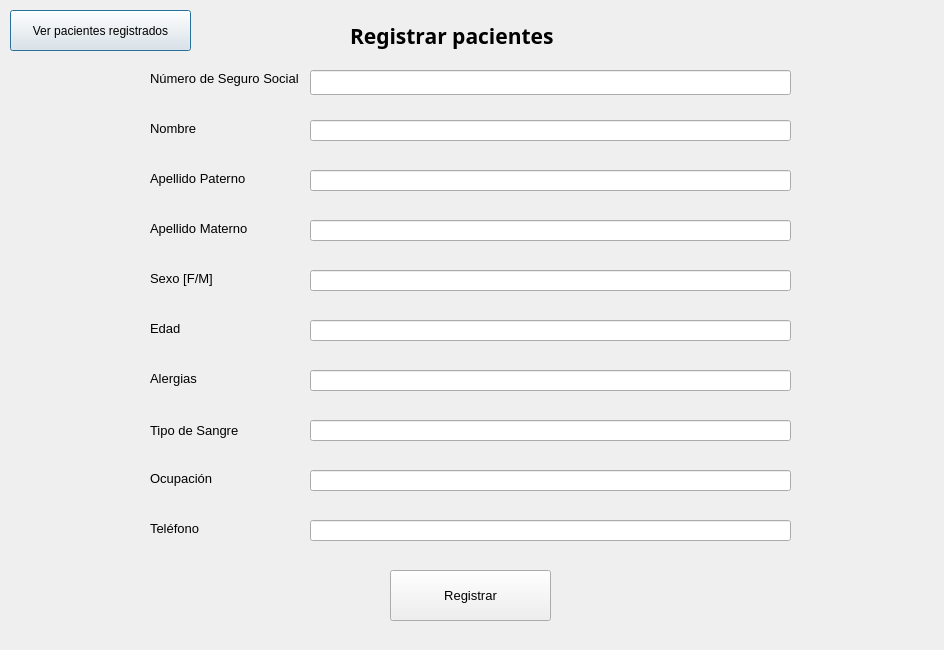
<?xml version="1.0" encoding="UTF-8"?>
<ui version="4.0">
 <class>offregistro</class>
 <widget class="QDialog" name="offregistro">
  <property name="geometry">
   <rect>
    <x>0</x>
    <y>0</y>
    <width>944</width>
    <height>650</height>
   </rect>
  </property>
  <property name="windowTitle">
   <string>Registrar pacientes</string>
  </property>
  <widget class="QLabel" name="label_2">
   <property name="geometry">
    <rect>
     <x>150</x>
     <y>120</y>
     <width>54</width>
     <height>17</height>
    </rect>
   </property>
   <property name="font">
    <font>
     <pointsize>10</pointsize>
    </font>
   </property>
   <property name="text">
    <string>Nombre</string>
   </property>
  </widget>
  <widget class="QLineEdit" name="telefono">
   <property name="geometry">
    <rect>
     <x>310</x>
     <y>370</y>
     <width>481</width>
     <height>21</height>
    </rect>
   </property>
  </widget>
  <widget class="QLabel" name="label_7">
   <property name="geometry">
    <rect>
     <x>150</x>
     <y>370</y>
     <width>54</width>
     <height>17</height>
    </rect>
   </property>
   <property name="font">
    <font>
     <pointsize>10</pointsize>
    </font>
   </property>
   <property name="text">
    <string>Alergias</string>
   </property>
  </widget>
  <widget class="QLineEdit" name="nombre">
   <property name="geometry">
    <rect>
     <x>310</x>
     <y>420</y>
     <width>481</width>
     <height>21</height>
    </rect>
   </property>
  </widget>
  <widget class="QLineEdit" name="apellm">
   <property name="geometry">
    <rect>
     <x>310</x>
     <y>470</y>
     <width>481</width>
     <height>21</height>
    </rect>
   </property>
  </widget>
  <widget class="QLabel" name="label_11">
   <property name="geometry">
    <rect>
     <x>150</x>
     <y>70</y>
     <width>201</width>
     <height>17</height>
    </rect>
   </property>
   <property name="font">
    <font>
     <pointsize>10</pointsize>
    </font>
   </property>
   <property name="text">
    <string>Número de Seguro Social</string>
   </property>
  </widget>
  <widget class="QLabel" name="label_9">
   <property name="geometry">
    <rect>
     <x>150</x>
     <y>470</y>
     <width>101</width>
     <height>16</height>
    </rect>
   </property>
   <property name="font">
    <font>
     <pointsize>10</pointsize>
    </font>
   </property>
   <property name="text">
    <string>Ocupación</string>
   </property>
  </widget>
  <widget class="QLabel" name="label_5">
   <property name="geometry">
    <rect>
     <x>150</x>
     <y>320</y>
     <width>54</width>
     <height>17</height>
    </rect>
   </property>
   <property name="font">
    <font>
     <pointsize>10</pointsize>
    </font>
   </property>
   <property name="text">
    <string>Edad</string>
   </property>
  </widget>
  <widget class="QLabel" name="label_6">
   <property name="geometry">
    <rect>
     <x>150</x>
     <y>420</y>
     <width>151</width>
     <height>21</height>
    </rect>
   </property>
   <property name="font">
    <font>
     <pointsize>10</pointsize>
    </font>
   </property>
   <property name="text">
    <string>Tipo de Sangre</string>
   </property>
  </widget>
  <widget class="QPushButton" name="pushButton_2">
   <property name="geometry">
    <rect>
     <x>10</x>
     <y>10</y>
     <width>181</width>
     <height>41</height>
    </rect>
   </property>
   <property name="text">
    <string>Ver pacientes registrados</string>
   </property>
  </widget>
  <widget class="QLabel" name="label_3">
   <property name="geometry">
    <rect>
     <x>150</x>
     <y>170</y>
     <width>121</width>
     <height>16</height>
    </rect>
   </property>
   <property name="font">
    <font>
     <pointsize>10</pointsize>
    </font>
   </property>
   <property name="text">
    <string>Apellido Paterno</string>
   </property>
  </widget>
  <widget class="QLineEdit" name="sexo">
   <property name="geometry">
    <rect>
     <x>310</x>
     <y>520</y>
     <width>481</width>
     <height>21</height>
    </rect>
   </property>
  </widget>
  <widget class="QLineEdit" name="nss">
   <property name="geometry">
    <rect>
     <x>310</x>
     <y>70</y>
     <width>481</width>
     <height>25</height>
    </rect>
   </property>
  </widget>
  <widget class="QLabel" name="label_8">
   <property name="geometry">
    <rect>
     <x>150</x>
     <y>270</y>
     <width>71</width>
     <height>16</height>
    </rect>
   </property>
   <property name="font">
    <font>
     <pointsize>10</pointsize>
    </font>
   </property>
   <property name="text">
    <string>Sexo [F/M]</string>
   </property>
  </widget>
  <widget class="QLabel" name="label">
   <property name="geometry">
    <rect>
     <x>350</x>
     <y>10</y>
     <width>321</width>
     <height>51</height>
    </rect>
   </property>
   <property name="font">
    <font>
     <family>Source Code Pro</family>
     <pointsize>16</pointsize>
     <weight>75</weight>
     <bold>true</bold>
    </font>
   </property>
   <property name="text">
    <string>Registrar pacientes</string>
   </property>
  </widget>
  <widget class="QLineEdit" name="apellp">
   <property name="geometry">
    <rect>
     <x>310</x>
     <y>120</y>
     <width>481</width>
     <height>21</height>
    </rect>
   </property>
  </widget>
  <widget class="QLabel" name="label_10">
   <property name="geometry">
    <rect>
     <x>150</x>
     <y>520</y>
     <width>211</width>
     <height>17</height>
    </rect>
   </property>
   <property name="font">
    <font>
     <pointsize>10</pointsize>
    </font>
   </property>
   <property name="text">
    <string>Teléfono</string>
   </property>
  </widget>
  <widget class="QLineEdit" name="alergias">
   <property name="geometry">
    <rect>
     <x>310</x>
     <y>170</y>
     <width>481</width>
     <height>21</height>
    </rect>
   </property>
  </widget>
  <widget class="QLineEdit" name="ocupacion">
   <property name="geometry">
    <rect>
     <x>310</x>
     <y>220</y>
     <width>481</width>
     <height>21</height>
    </rect>
   </property>
  </widget>
  <widget class="QPushButton" name="pushButton">
   <property name="geometry">
    <rect>
     <x>390</x>
     <y>570</y>
     <width>161</width>
     <height>51</height>
    </rect>
   </property>
   <property name="font">
    <font>
     <pointsize>10</pointsize>
    </font>
   </property>
   <property name="text">
    <string>Registrar</string>
   </property>
  </widget>
  <widget class="QLineEdit" name="sangre">
   <property name="geometry">
    <rect>
     <x>310</x>
     <y>270</y>
     <width>481</width>
     <height>21</height>
    </rect>
   </property>
  </widget>
  <widget class="QLineEdit" name="edad">
   <property name="geometry">
    <rect>
     <x>310</x>
     <y>320</y>
     <width>481</width>
     <height>21</height>
    </rect>
   </property>
  </widget>
  <widget class="QLabel" name="label_4">
   <property name="geometry">
    <rect>
     <x>150</x>
     <y>220</y>
     <width>151</width>
     <height>16</height>
    </rect>
   </property>
   <property name="font">
    <font>
     <pointsize>10</pointsize>
    </font>
   </property>
   <property name="text">
    <string>Apellido Materno</string>
   </property>
  </widget>
 </widget>
 <resources/>
 <connections/>
</ui>
